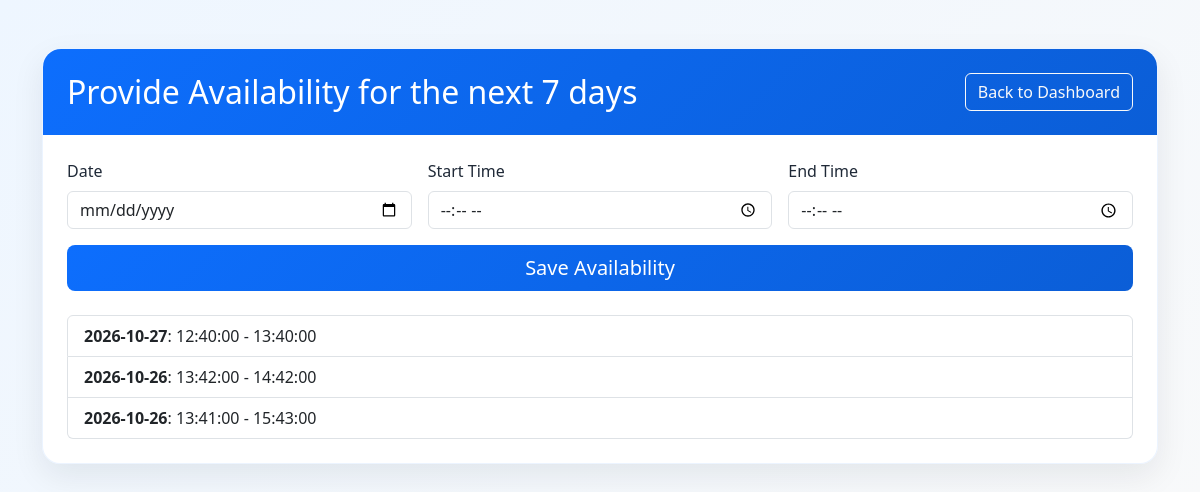
Before: /doctor/availability (signed in) with the older database file.
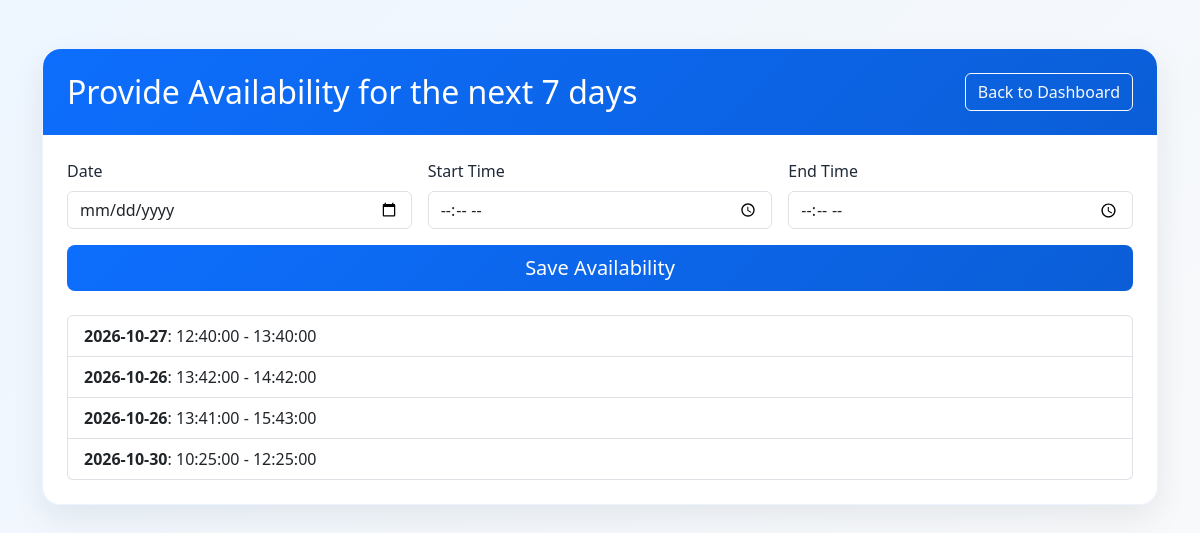
After: the same page with the newer database file.
### database.py (models this page shows)
class DoctorAvailability(db.Model):
    __tablename__ = "doctor_availability"
    id = db.Column(db.Integer, primary_key=True)
    doctor_id = db.Column(db.Integer, db.ForeignKey("doctor_profiles.id", ondelete="CASCADE"), nullable=False)
    available_date = db.Column(db.Date, nullable=False)
    start_time = db.Column(db.Time, nullable=False)
    end_time = db.Column(db.Time, nullable=False)
    doctor = db.relationship("DoctorProfile", back_populates="availability")

### app.py (the view, shortened to what this page needs)
@app.route("/doctor/availability", methods=["GET", "POST"])
@role_required("doctor")
def manage_availability():
    doctor = doctor_profile()
    return render_template("availability.html", availabilities=doctor.availability)

### app.py (called while the page is built)
def login_required(view):
    @wraps(view)
    def wrapped_view(*args,**kwargs):
        if current_user() is None:
            flash("please login to continue", "error")
            return redirect(url_for("login"))
        return view(*args, **kwargs)
    return wrapped_view

def role_required(role):
    def decorator(view):
        @wraps(view)
        @login_required
        def wraped_view(*args, **kwargs):
            if current_user().role != role:
                return "You are not authrized to access this page."
            return view(*args, **kwargs)
        return wraped_view
    return decorator

def current_user():
    user_id = session.get("user_id")
    if user_id is None:
        return None
    return User.query.get(user_id)

def doctor_profile():
    user = current_user()
    if user and user.role == "doctor":
        return DoctorProfile.query.filter_by(user_id=user.id).first()
    return None

### templates/availability.html (shortened to what this page needs)
<!DOCTYPE html>
<html lang="en">
<head>
    <link href="https://cdn.jsdelivr.net/npm/bootstrap@5.3.3/dist/css/bootstrap.min.css" rel="stylesheet">
    <link rel="stylesheet" href="{{ url_for('static', filename='style.css') }}">
</head>
<body class="bg-light">
    <div class="container py-5">
        <div class="card-soft">
            <div class="page-header px-4 py-4">
                <div class="d-flex justify-content-between align-items-center flex-wrap gap-3">
                    <h2 class="mb-0">Provide Availability for the next 7 days</h2>
                    <a href="{{ url_for('doctor_dashboard') }}" class="btn btn-outline-light">Back to Dashboard</a>
                </div>
            </div>
            <div class="card-body p-4">
                <form method="post" class="row g-3 mb-4">
                    <div class="col-md-4">
                        <label for="available_date" class="form-label">Date</label>
                        <input type="date" class="form-control" id="available_date" name="available_date" required>
                    </div>
                    <div class="col-md-4">
                        <label for="start_time" class="form-label">Start Time</label>
                        <input type="time" class="form-control" id="start_time" name="start_time" required>
                    </div>
                    <div class="col-md-4">
                        <label for="end_time" class="form-label">End Time</label>
                        <input type="time" class="form-control" id="end_time" name="end_time" required>
                    </div>
                    <div class="col-12 d-grid">
                        <button type="submit" class="btn btn-primary btn-lg">Save Availability</button>
                    </div>
                </form>
                <div class="list-group">
                    {% for availability in availabilities %}
                        <div class="list-group-item">
                            <strong>{{ availability.available_date }}</strong>: {{ availability.start_time }} - {{ availability.end_time }}
                        </div>
                    {% else %}
                        <div class="list-group-item text-muted">No availability provided yet.</div>
                    {% endfor %}
                </div>
            </div>
        </div>
    </div>
</body>
</html>

Changed rows visible on the page:
added DoctorAvailability: available_date "2026-10-30", start_time "10:25:00", end_time "12:25:00"
